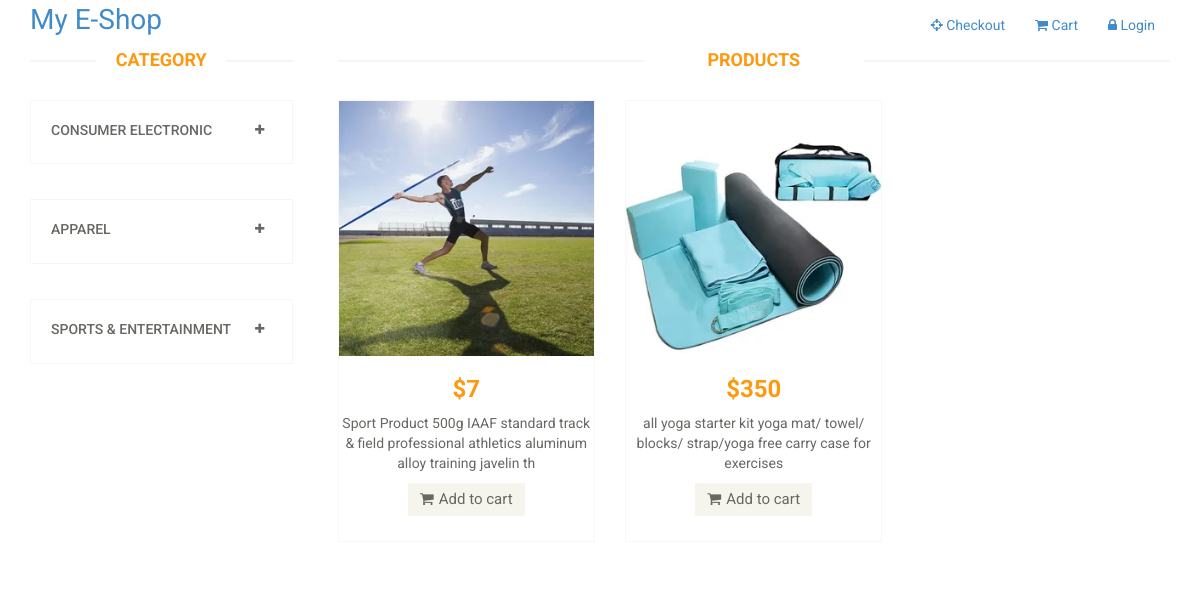
/?category=7, run on the app's committed database.
### shop/models.py (models this page shows, shortened)
class Category(models.Model):
    name = models.CharField(max_length=200)

class Product(models.Model):
    title = models.CharField(max_length=120)
    slug = models.SlugField(unique=True)
    category = models.ForeignKey(Category, on_delete=models.CASCADE, null=True)
    sub_category = models.ForeignKey(SubCategory, on_delete=models.CASCADE, null=True)
    description = models.TextField(blank=True, null=True)
    image = models.ImageField()
    price = models.IntegerField(null=True)

### shop/views.py (the view)
# urls.py: path('', index, name='index'),
def index(request):
    categories = Category.objects.all()
    products = Product.objects.all()
    categoryId = request.GET.get('category')
    products = products.filter(sub_category=categoryId) if categoryId else products
    context = {
        'categories': categories,
        'products': products
    }
    return render(request, 'index.html', context)

### templates/index.html (shortened to what this page needs)
{% load static %}
<!DOCTYPE html>
<html lang="en">
<head>
	<link href="{% static '/css/bootstrap.min.css' %}" rel="stylesheet">
	<link href="{% static 'css/font-awesome.min.css' %}" rel="stylesheet">
	<link href="{% static 'css/main.css' %}" rel="stylesheet">
</head>
<body>
	<div class="header-middle">
		<div class="container">
			<div class="row">
				<div class="col-sm-4">
					<div class="logo pull-left">
						<a href="/" style="font-size: 28px;">
							My E-Shop
						</a>
					</div>
				</div>
				<div class="col-sm-8">
					<div class="shop-menu pull-right">
						<ul class="nav navbar-nav">
							<li><a href=""><i class="fa fa-crosshairs"></i> Checkout</a></li>
							<li><a href=""><i class="fa fa-shopping-cart"></i> Cart</a></li>
							<li><a href=""><i class="fa fa-lock"></i> Login</a></li>
						</ul>
					</div>
				</div>
			</div>
		</div>
	</div>
	<section>
		<div class="container">
			<div class="row">
				<div class="col-sm-3">
					<div class="left-sidebar">
						<h2>Category</h2>
						{% for category in categories %}
						<div class="panel-group category-products" id="accordian">
							<div class="panel panel-default">
								<div class="panel-heading">
									<h4 class="panel-title">
										<a data-toggle="collapse" data-parent="#accordian" href="#{{category.id}}">
											<span class="badge pull-right"><i class="fa fa-plus"></i></span>
											{{category.name}}
										</a>
									</h4>
								</div>
							</div>
						</div>
						{% endfor %}
					</div>
				</div>
				<div class="col-sm-9 padding-right">
					<div class="features_items">
						<h2 class="title text-center">Products</h2>
						{% for product in products%}
						<div class="col-sm-4">
							<div class="product-image-wrapper">
								<div>
									<div class="productinfo text-center">
										<img src="{{product.image.url}}" alt="" />
										<h2>${{product.price}}</h2>
										<p>{{product.title}}</p>
										<a href="#" class="btn btn-default add-to-cart"><i
												class="fa fa-shopping-cart"></i>Add to cart</a>
									</div>
								</div>
							</div>
						</div>
						{% endfor %}
					</div>
				</div>
			</div>
		</div>
	</section>
</body>
</html>

### static/css/main.css (style rules this page uses)
body { font-family: 'Roboto', sans-serif; position: relative; font-weight:400px; }
ul li { list-style: none; }
a { -webkit-transition: 300ms; -moz-transition: 300ms; -o-transition: 300ms; transition: 300ms; }
h1, h2, h3, h4, h5, h6 { font-family: 'Roboto', sans-serif; }
.category-products { border: 1px solid #F7F7F0; margin-bottom: 35px; padding-bottom: 20px; padding-top: 15px; }
.left-sidebar h2, .brands_products h2 { color: #FE980F; font-family: 'Roboto', sans-serif; font-size: 18px; font-weight: 700; margin: 0 auto 30px; text-align: center; text-transform: uppercase; position: relative; z-index:3; }
.left-sidebar h2:after, h2.title:after { content: " "; position: absolute; border: 1px solid #f5f5f5; bottom:8px; left: 0; width: 100%; height: 0; z-index: -2; }
.left-sidebar h2:before { content: " "; position: absolute; background: #fff; bottom: -6px; width: 130px; height: 30px; z-index: -1; left: 50%; margin-left: -65px; }
h2.title:before { content: " "; position: absolute; background: #fff; bottom: -6px; width: 220px; height: 30px; z-index: -1; left: 50%; margin-left: -110px; }
.category-products .panel { background-color: #FFFFFF; border: 0px; border-radius: 0px; box-shadow:none; margin-bottom: 0px; }
.category-products .panel-default .panel-heading { background-color: #FFFFFF; border: 0 none; color: #FFFFFF; padding: 5px 20px; }
.category-products .panel-default .panel-heading .panel-title a { color: #696763; font-family: 'Roboto', sans-serif; font-size: 14px; text-decoration: none; text-transform: uppercase; }
.category-products .badge { background:none; border-radius: 10px; color: #696763; display: inline-block; font-size: 12px; font-weight: bold; line-height: 1; min-width: 10px; padding: 3px 7px; text-align: center; vertical-align: baseline; white-space: nowrap; }
.padding-right { padding-right: 0; }
.features_items { overflow:hidden; }
h2.title { color: #FE980F; font-family: 'Roboto', sans-serif; font-size: 18px; font-weight: 700; margin: 0 15px; text-transform: uppercase; margin-bottom: 30px; position: relative; }
.product-image-wrapper { border:1px solid #F7F7F5; overflow: hidden; margin-bottom:30px; }
.productinfo h2 { color: #FE980F; font-family: 'Roboto', sans-serif; font-size: 24px; font-weight: 700; }
.productinfo p { font-family: 'Roboto', sans-serif; font-size: 14px; font-weight: 400; color: #696763; }
.productinfo img { width: 100%; }
.productinfo { position:relative; }
.add-to-cart { background:#F5F5ED; border: 0 none; border-radius: 0; color: #696763; font-family: 'Roboto', sans-serif; font-size: 15px; margin-bottom: 25px; }
.add-to-cart i { margin-right:5px; }

### data on the page
Category: name "CONSUMER ELECTRONIC"
Category: name "APPAREL"
Category: name "SPORTS & ENTERTAINMENT"
Product: image (picture), price "7", title "Sport Product 500g IAAF standard track & field professional athletics aluminum alloy training javelin th"
Product: image (picture), price "350", title "all yoga starter kit yoga mat/ towel/ blocks/ strap/yoga free carry case for exercises"
